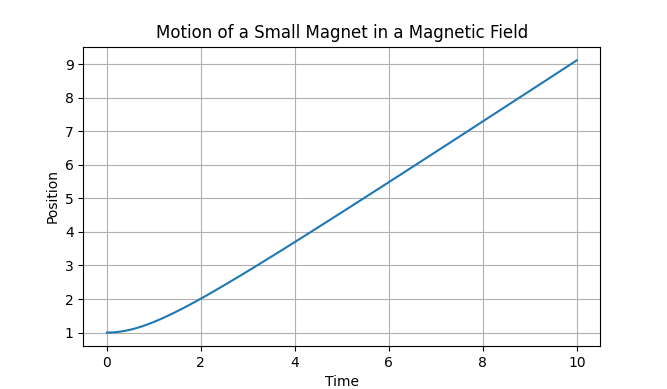

The Python source for this figure:
# Another physical example demonstrating chaos and nonlinear dynamics is the motion of a magnet in a magnetic field. 
# Here, we'll consider a simple model where a small magnet moves in the magnetic field created by a fixed large magnet.

import numpy as np
from scipy.integrate import solve_ivp
import matplotlib.pyplot as plt

def magnet_motion(t, state, mu, m, B0, R):
    x, v = state  # Position and velocity of the small magnet

    # Magnetic force on the small magnet due to the large fixed magnet
    # Assuming a simple model where the force is inversely proportional to the cube of the distance
    force = mu * m * B0 / (x**2 + R**2)**(3/2)

    # Newton's second law
    acceleration = force / m

    return [v, acceleration]

# Parameters
mu = 1.0  # Magnetic permeability
m = 0.1  # Mass of the small magnet
B0 = 1.0  # Magnetic field strength
R = 0.5  # Distance scale factor

# Initial conditions
initial_state = [1.0, 0.0]  # Initial position and velocity

# Time array
t_span = [0, 10]  # Time span for the simulation
t_eval = np.linspace(*t_span, 1000)  # Time points at which to solve

# Solve the differential equations
solution = solve_ivp(magnet_motion, t_span, initial_state, args=(mu, m, B0, R),
                     t_eval=t_eval, method='RK45')

# Plotting
plt.figure(figsize=(10, 6))
plt.plot(solution.t, solution.y[0])
plt.title("Motion of a Small Magnet in a Magnetic Field")
plt.xlabel("Time")
plt.ylabel("Position")
plt.grid()
plt.show()
